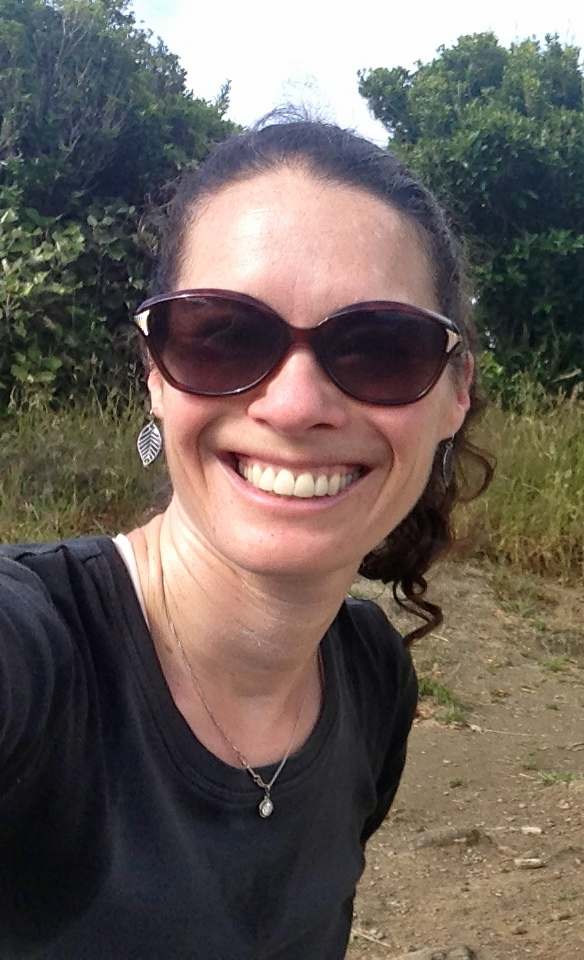
#> input picture 1.4.2/woman.jpg, 584 x 960 px, found by its file name
$ python LoganP_1.4.2.py
#> lines starting #> are read from the running program, lines starting #| are printed output that depends on the picture
# -*- coding: utf-8 -*-
"""
Created on Thu Nov 16 12:46:41 2017

@author: 156048
"""

# Import vaious helpful things
import matplotlib.pyplot as plt
import numpy as np
import os.path as path
import math

# Constants
IMAGE_FILE_NAME = "woman.jpg"

# Make some of that sweet directory object
my_directory = path.dirname(path.abspath(__file__))
image_filename = my_directory + '\\' + IMAGE_FILE_NAME
img = plt.imread(image_filename)
#> img is the input picture: shape (960, 584, 3); mean R, G, B 107.1, 96.6, 90.4

# make me some plots
fig, axarr = plt.subplots(2, 2)
#8a fig is an instance of numpy.Figure, axarr is an array of AxesSubplot objects.
axarr[0, 0].imshow(img, interpolation='none')
axarr[0, 0].set_title('Woman Images')
lum_img = img[:, :, 0]
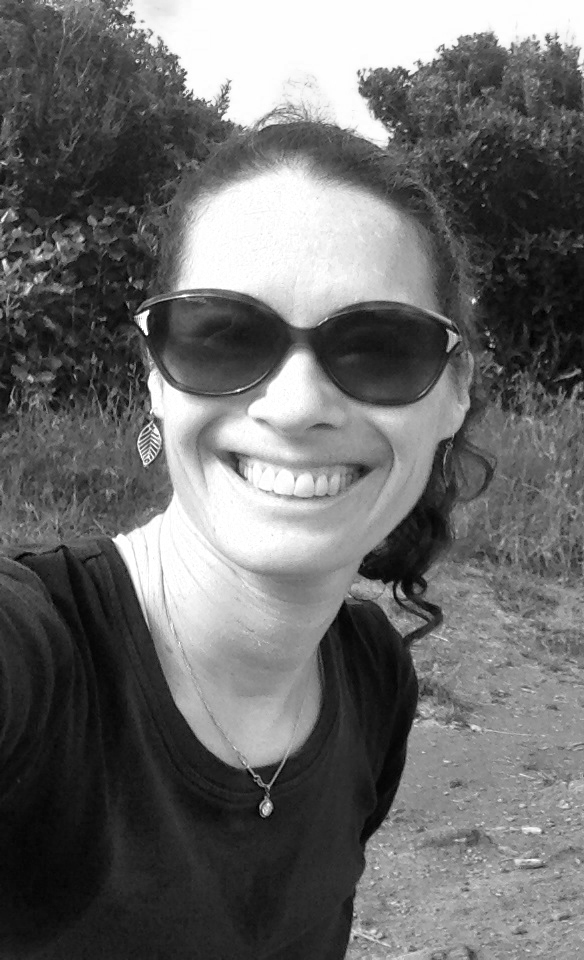
#> lum_img: shape (960, 584); min 0, max 255, mean 107.1
axarr[0, 1].imshow(lum_img, interpolation='none', cmap='Greens_r')
axarr[1, 0].imshow(lum_img, interpolation='none', cmap='hot')
axarr[1, 1].imshow(lum_img, interpolation='none', cmap='gist_ncar')

# z = fig.show() # This would be necessary if not for my iPython placing the graphics inline.
# In line 22, the fig object is having its show method called.
# That method is being given 0 arguments, and the object is an instance of numpy.Figure
#8c. the comments explain the lines below them.

# Make dos WOmEnS
f2, ax2arr = plt.subplots(1, 2)
ax2arr[0].set_title("TwO WOmEnS")
for ax in ax2arr:
    ax.imshow(img)
#9a. In line 22, the fig object is having its show method called.

def make_many_fritzes(num):
    img = plt.imread("fritz.png")
    rowcol = math.ceil(math.sqrt(num))
    fig, axarr = plt.subplots(rowcol, rowcol)
    numtimes = 0
    for row in axarr:
        for cell in row:
            if numtimes < num:
                cell.imshow(img, interpolation='none')
            cell.set_axis_off()
            numtimes += 1

def zoomed_in_jc():
    img = plt.imread("JC.jpg")
    greenimg = img[:, :, 0]
    fig, axarr = plt.subplots(1, 3)
    for ax in axarr:
        ax.imshow(img, interpolation='none')
        ax.set_xlim(30, 85)
        ax.set_ylim(55, 0)
    axarr[0].set_title("Respecc")
    axarr[1].set_xlim(48, 58)
    axarr[1].set_ylim(38, 22)
    axarr[2].set_title("U CAN'T SEE ME")
    axarr[2].imshow(greenimg, cmap='Greens')
    axarr[2].set_xlim(55, 65)
    axarr[2].set_ylim(24.5, 20)

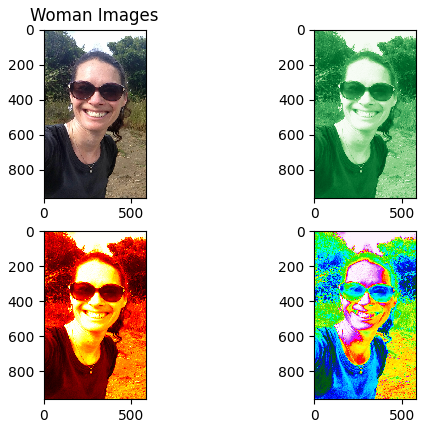
#> figure drawn by matplotlib, 4 panels
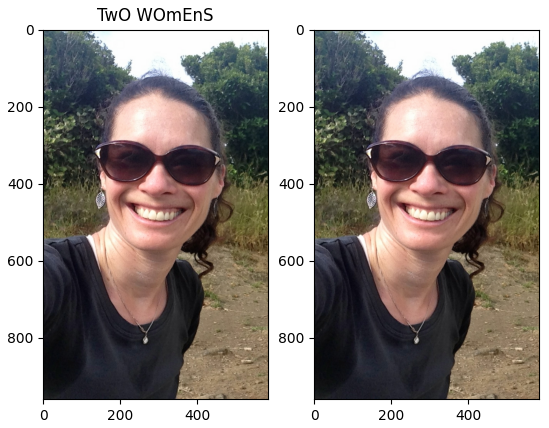
#> figure drawn by matplotlib, 2 panels

$ run again, with 1.4.2/fritz.jpeg.jpg copied over 1.4.2/woman.jpg
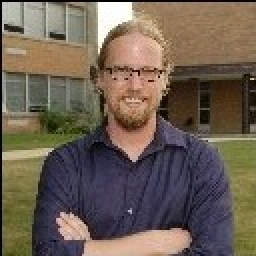
#> input picture 1.4.2/fritz.jpeg.jpg, 128 x 128 px, found by its file name (shown 2 times larger)
#> img is the input picture: shape (128, 128, 3); mean R, G, B 109.7, 96.2, 83
#> `lum_img = img[:, :, 0]`:
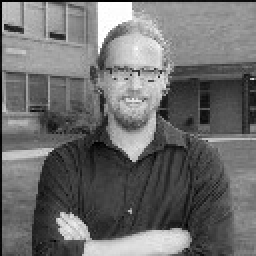
#> lum_img: shape (128, 128) (shown 2 times larger); min 0, max 255, mean 109.7
#> ``:
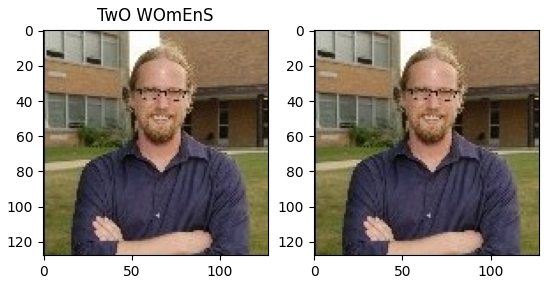
#> figure drawn by matplotlib, 2 panels

$ run again, with 1.4.2/Capture 2.PNG saved as 1.4.2/woman.jpg
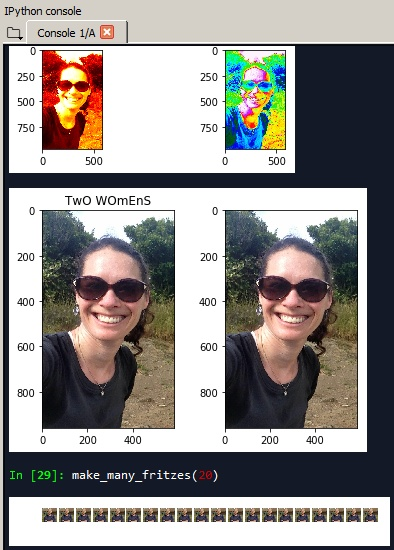
#> input picture 1.4.2/Capture 2.PNG, 394 x 550 px, found by its file name
#> img is the input picture: shape (550, 394, 3); mean R, G, B 147.5, 144.1, 142
#> `lum_img = img[:, :, 0]`:
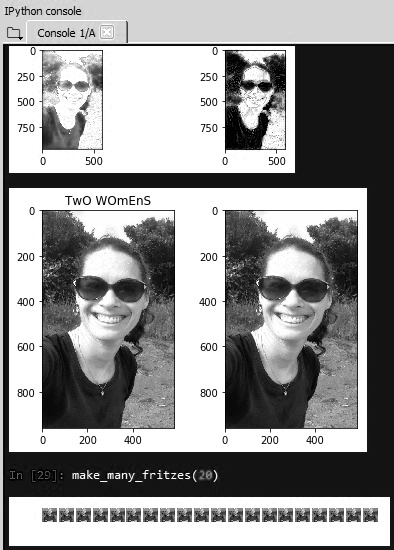
#> lum_img: shape (550, 394); min 0, max 255, mean 147.5
#> ``:
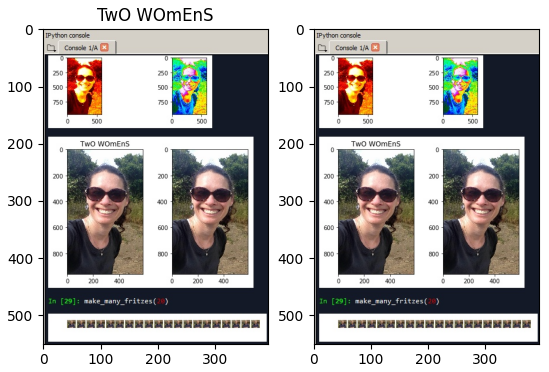
#> figure drawn by matplotlib, 2 panels

$ run again, with 1.4.2/Capture 3.PNG saved as 1.4.2/woman.jpg
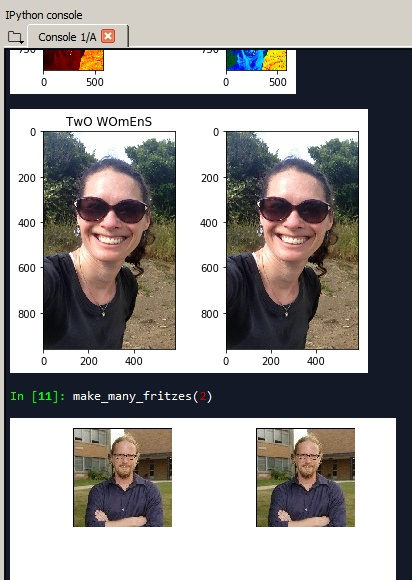
#> input picture 1.4.2/Capture 3.PNG, 412 x 580 px, found by its file name
#> img is the input picture: shape (580, 412, 3); mean R, G, B 152.9, 149.8, 148.7
#> `lum_img = img[:, :, 0]`:
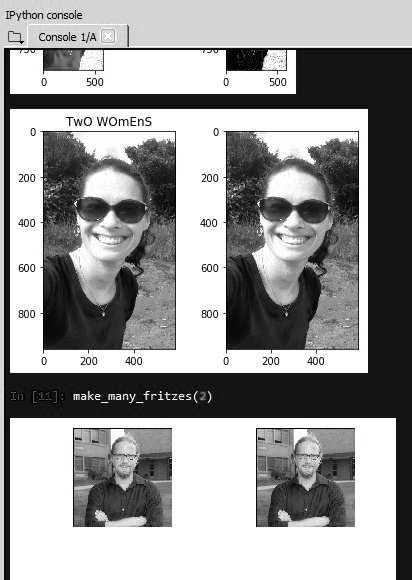
#> lum_img: shape (580, 412); min 0, max 255, mean 152.9
#> ``:
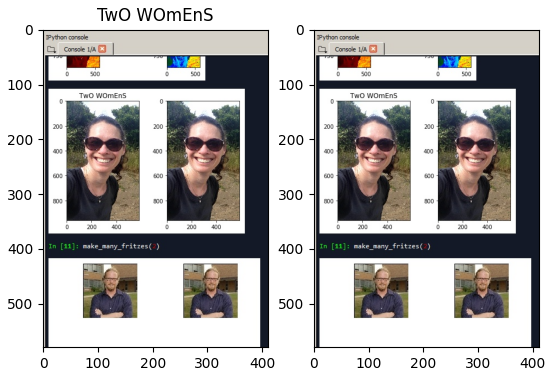
#> figure drawn by matplotlib, 2 panels
